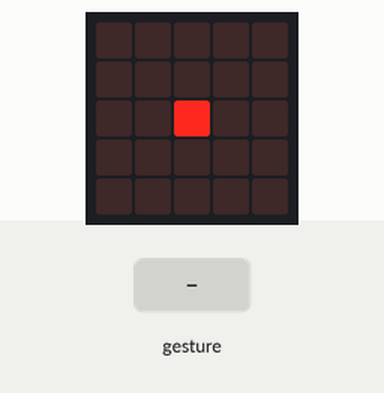
This program was run on a simulated BBC micro:bit (MakeCode). Shown: the board's 5×5 LED display. Inputs (shaded band) come from the test bench. Random numbers come from a fixed seed; a tilt is held for 1.5 s and a shake lasts 1 s, then the board lies face up again.

Above: at 1.2 s.
1.3 s: gesture 'logo up'
At 2.6 s:
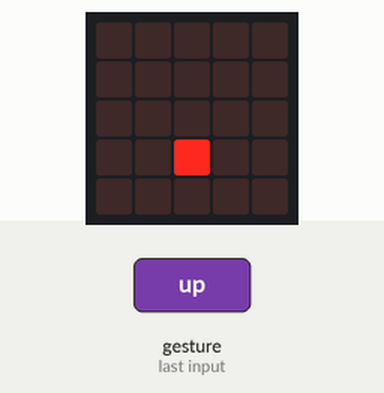
2.9 s: gesture 'tilt right'
At 3.8 s:
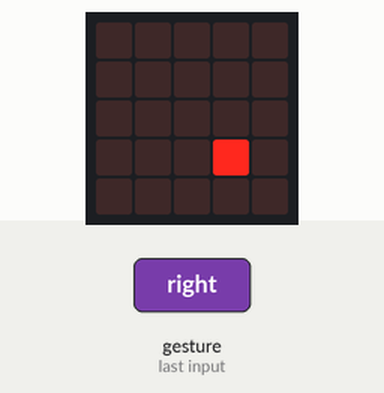
4.4 s: gesture 'logo down'
At 5.0 s:
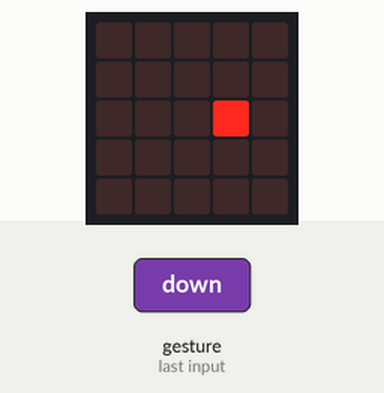
6.0 s: gesture 'tilt right'
At 7.2 s:
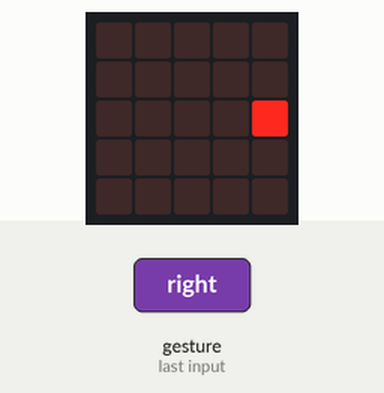
7.5 s: gesture 'logo up'
At 8.6 s:
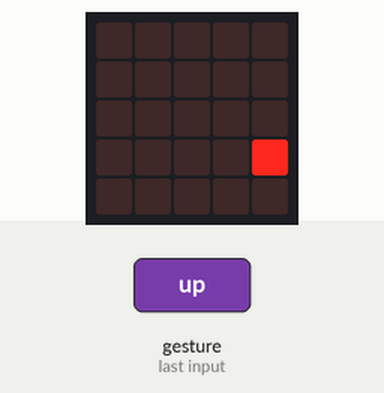
9.1 s: gesture 'tilt right'
At 9.7 s:
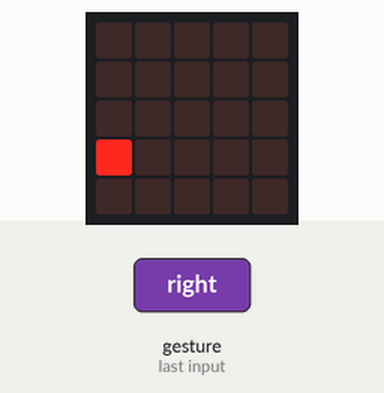
Timing chart, 0 to 11.6 s (numbered marks = the images above; inputs shaded):
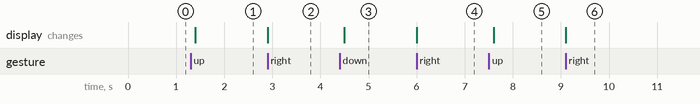

The program:

main.ts
```typescript
input.onGesture(Gesture.LogoUp, function () {
    if (personaje.get(LedSpriteProperty.Y) == 4) {
        personaje.set(LedSpriteProperty.Y, 0)
    } else {
        mover_abajo_arriba()
        personaje.move(1)
    }
})
function crer_rocas () {
    roca1 = game.createSprite(randint(0, 4), randint(0, 4))
    roca3 = game.createSprite(randint(0, 4), randint(0, 4))
    roca3 = game.createSprite(randint(0, 4), randint(0, 4))
}
input.onGesture(Gesture.TiltRight, function () {
    if (personaje.get(LedSpriteProperty.X) == 4) {
        personaje.set(LedSpriteProperty.X, 0)
    } else {
        mover_lados()
        personaje.move(1)
    }
})
function mover_lados () {
    if (personaje.get(LedSpriteProperty.Direction) == 180) {
        personaje.turn(Direction.Right, -90)
    }
}
input.onGesture(Gesture.TiltLeft, function () {
    if (personaje.get(LedSpriteProperty.X) == 0) {
        personaje.set(LedSpriteProperty.X, 4)
    } else {
        mover_lados()
        personaje.move(-1)
    }
})
function mover_abajo_arriba () {
    if (personaje.get(LedSpriteProperty.Direction) == 90) {
        personaje.turn(Direction.Right, 90)
    }
}
input.onGesture(Gesture.LogoDown, function () {
    if (personaje.get(LedSpriteProperty.Y) == 0) {
        personaje.set(LedSpriteProperty.Y, 4)
    } else {
        mover_abajo_arriba()
        personaje.move(-1)
    }
})
let roca3: game.LedSprite = null
let roca1: game.LedSprite = null
let personaje: game.LedSprite = null
personaje = game.createSprite(2, 2)
basic.forever(function () {
    basic.pause(100)
})
```

test.ts
```typescript
// aquí va el archivo "tests"; esto no se compilará cuando este paquete se utilice como una extensión.
```

Measured:
- after the input at 1.3 s, the display: changes after 0.10 s (image 1)
- after the input at 2.9 s, the display: changes at once (image 2)
- after the input at 4.4 s, the display: changes after 0.10 s (image 3)
- after the input at 6.0 s, the display: changes at once (image 4)
- after the input at 7.5 s, the display: changes after 0.10 s (image 5)
- after the input at 9.1 s, the display: changes at once (image 6)
